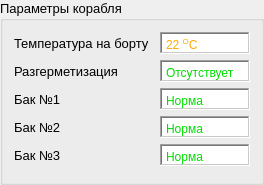
              <widget class="QGroupBox" name="groupBoxShipParameters">
               <property name="sizePolicy">
                <sizepolicy hsizetype="Preferred" vsizetype="Preferred">
                 <horstretch>0</horstretch>
                 <verstretch>0</verstretch>
                </sizepolicy>
               </property>
               <property name="minimumSize">
                <size>
                 <width>0</width>
                 <height>185</height>
                </size>
               </property>
               <property name="maximumSize">
                <size>
                 <width>16777215</width>
                 <height>185</height>
                </size>
               </property>
               <property name="font">
                <font>
                 <pointsize>10</pointsize>
                </font>
               </property>
               <property name="title">
                <string>Параметры корабля</string>
               </property>
               <layout class="QVBoxLayout" name="verticalLayout_10">
                <item>
                 <layout class="QHBoxLayout" name="layoutTemperature">
                  <item>
                   <widget class="QLabel" name="labelTemperature">
                    <property name="sizePolicy">
                     <sizepolicy hsizetype="Maximum" vsizetype="Preferred">
                      <horstretch>0</horstretch>
                      <verstretch>0</verstretch>
                     </sizepolicy>
                    </property>
                    <property name="minimumSize">
                     <size>
                      <width>140</width>
                      <height>0</height>
                     </size>
                    </property>
                    <property name="maximumSize">
                     <size>
                      <width>16777215</width>
                      <height>16777215</height>
                     </size>
                    </property>
                    <property name="text">
                     <string>Температура на борту</string>
                    </property>
                   </widget>
                  </item>
                  <item>
                   <widget class="QTextEdit" name="textEditTemperature">
                    <property name="sizePolicy">
                     <sizepolicy hsizetype="Preferred" vsizetype="Expanding">
                      <horstretch>0</horstretch>
                      <verstretch>0</verstretch>
                     </sizepolicy>
                    </property>
                    <property name="minimumSize">
                     <size>
                      <width>80</width>
                      <height>0</height>
                     </size>
                    </property>
                    <property name="maximumSize">
                     <size>
                      <width>90</width>
                      <height>22</height>
                     </size>
                    </property>
                    <property name="frameShape">
                     <enum>QFrame::WinPanel</enum>
                    </property>
                    <property name="verticalScrollBarPolicy">
                     <enum>Qt::ScrollBarAlwaysOff</enum>
                    </property>
                    <property name="horizontalScrollBarPolicy">
                     <enum>Qt::ScrollBarAlwaysOff</enum>
                    </property>
                    <property name="markdown">
                     <string>22 OC

</string>
                    </property>
                    <property name="html">
                     <string>&lt;!DOCTYPE HTML PUBLIC &quot;-//W3C//DTD HTML 4.0//EN&quot; &quot;http://www.w3.org/TR/REC-html40/strict.dtd&quot;&gt;
&lt;html&gt;&lt;head&gt;&lt;meta name=&quot;qrichtext&quot; content=&quot;1&quot; /&gt;&lt;meta charset=&quot;utf-8&quot; /&gt;&lt;style type=&quot;text/css&quot;&gt;
p, li { white-space: pre-wrap; }
hr { height: 1px; border-width: 0; }
li.unchecked::marker { content: &quot;\2610&quot;; }
li.checked::marker { content: &quot;\2612&quot;; }
&lt;/style&gt;&lt;/head&gt;&lt;body style=&quot; font-family:'Segoe UI'; font-size:10pt; font-weight:400; font-style:normal;&quot;&gt;
&lt;p style=&quot; margin-top:0px; margin-bottom:0px; margin-left:0px; margin-right:0px; -qt-block-indent:0; text-indent:0px;&quot;&gt;&lt;span style=&quot; font-size:9pt; color:#ffaa00;&quot;&gt;22 &lt;/span&gt;&lt;span style=&quot; font-size:9pt; color:#ffaa00; vertical-align:super;&quot;&gt;O&lt;/span&gt;&lt;span style=&quot; font-size:9pt; color:#ffaa00;&quot;&gt;C&lt;/span&gt;&lt;/p&gt;&lt;/body&gt;&lt;/html&gt;</string>
                    </property>
                   </widget>
                  </item>
                 </layout>
                </item>
                <item>
                 <layout class="QHBoxLayout" name="layoutDepressurization">
                  <item>
                   <widget class="QLabel" name="labelDepressurization">
                    <property name="sizePolicy">
                     <sizepolicy hsizetype="Maximum" vsizetype="Preferred">
                      <horstretch>0</horstretch>
                      <verstretch>0</verstretch>
                     </sizepolicy>
                    </property>
                    <property name="minimumSize">
                     <size>
                      <width>140</width>
                      <height>0</height>
                     </size>
                    </property>
                    <property name="maximumSize">
                     <size>
                      <width>16777215</width>
                      <height>16777215</height>
                     </size>
                    </property>
                    <property name="text">
                     <string>Разгерметизация</string>
                    </property>
                   </widget>
                  </item>
                  <item>
                   <widget class="QTextEdit" name="textEditDepressurization">
                    <property name="sizePolicy">
                     <sizepolicy hsizetype="Preferred" vsizetype="Expanding">
                      <horstretch>0</horstretch>
                      <verstretch>0</verstretch>
                     </sizepolicy>
                    </property>
                    <property name="minimumSize">
                     <size>
                      <width>80</width>
                      <height>0</height>
                     </size>
                    </property>
                    <property name="maximumSize">
                     <size>
                      <width>90</width>
                      <height>22</height>
                     </size>
                    </property>
                    <property name="frameShape">
                     <enum>QFrame::WinPanel</enum>
                    </property>
                    <property name="verticalScrollBarPolicy">
                     <enum>Qt::ScrollBarAlwaysOff</enum>
                    </property>
                    <property name="horizontalScrollBarPolicy">
                     <enum>Qt::ScrollBarAlwaysOff</enum>
                    </property>
                    <property name="markdown">
                     <string>Отсутствует

</string>
                    </property>
                    <property name="html">
                     <string>&lt;!DOCTYPE HTML PUBLIC &quot;-//W3C//DTD HTML 4.0//EN&quot; &quot;http://www.w3.org/TR/REC-html40/strict.dtd&quot;&gt;
&lt;html&gt;&lt;head&gt;&lt;meta name=&quot;qrichtext&quot; content=&quot;1&quot; /&gt;&lt;meta charset=&quot;utf-8&quot; /&gt;&lt;style type=&quot;text/css&quot;&gt;
p, li { white-space: pre-wrap; }
hr { height: 1px; border-width: 0; }
li.unchecked::marker { content: &quot;\2610&quot;; }
li.checked::marker { content: &quot;\2612&quot;; }
&lt;/style&gt;&lt;/head&gt;&lt;body style=&quot; font-family:'Segoe UI'; font-size:10pt; font-weight:400; font-style:normal;&quot;&gt;
&lt;p style=&quot; margin-top:0px; margin-bottom:0px; margin-left:0px; margin-right:0px; -qt-block-indent:0; text-indent:0px;&quot;&gt;&lt;span style=&quot; font-size:9pt; color:#00dc00;&quot;&gt;Отсутствует&lt;/span&gt;&lt;/p&gt;&lt;/body&gt;&lt;/html&gt;</string>
                    </property>
                   </widget>
                  </item>
                 </layout>
                </item>
                <item>
                 <layout class="QHBoxLayout" name="layoutTank1Status">
                  <item>
                   <widget class="QLabel" name="labelTank1Status">
                    <property name="sizePolicy">
                     <sizepolicy hsizetype="Maximum" vsizetype="Preferred">
                      <horstretch>0</horstretch>
                      <verstretch>0</verstretch>
                     </sizepolicy>
                    </property>
                    <property name="minimumSize">
                     <size>
                      <width>140</width>
                      <height>0</height>
                     </size>
                    </property>
                    <property name="maximumSize">
                     <size>
                      <width>16777215</width>
                      <height>16777215</height>
                     </size>
                    </property>
                    <property name="text">
                     <string>Бак №1</string>
                    </property>
                   </widget>
                  </item>
                  <item>
                   <widget class="QTextEdit" name="textEditTank1">
                    <property name="sizePolicy">
                     <sizepolicy hsizetype="Preferred" vsizetype="Expanding">
                      <horstretch>0</horstretch>
                      <verstretch>0</verstretch>
                     </sizepolicy>
                    </property>
                    <property name="minimumSize">
                     <size>
                      <width>80</width>
                      <height>0</height>
                     </size>
                    </property>
                    <property name="maximumSize">
                     <size>
                      <width>90</width>
                      <height>22</height>
                     </size>
                    </property>
                    <property name="frameShape">
                     <enum>QFrame::WinPanel</enum>
                    </property>
                    <property name="verticalScrollBarPolicy">
                     <enum>Qt::ScrollBarAlwaysOff</enum>
                    </property>
                    <property name="horizontalScrollBarPolicy">
                     <enum>Qt::ScrollBarAlwaysOff</enum>
                    </property>
                    <property name="markdown">
                     <string>Норма

</string>
                    </property>
                    <property name="html">
                     <string>&lt;!DOCTYPE HTML PUBLIC &quot;-//W3C//DTD HTML 4.0//EN&quot; &quot;http://www.w3.org/TR/REC-html40/strict.dtd&quot;&gt;
&lt;html&gt;&lt;head&gt;&lt;meta name=&quot;qrichtext&quot; content=&quot;1&quot; /&gt;&lt;meta charset=&quot;utf-8&quot; /&gt;&lt;style type=&quot;text/css&quot;&gt;
p, li { white-space: pre-wrap; }
hr { height: 1px; border-width: 0; }
li.unchecked::marker { content: &quot;\2610&quot;; }
li.checked::marker { content: &quot;\2612&quot;; }
&lt;/style&gt;&lt;/head&gt;&lt;body style=&quot; font-family:'Segoe UI'; font-size:10pt; font-weight:400; font-style:normal;&quot;&gt;
&lt;p style=&quot; margin-top:0px; margin-bottom:0px; margin-left:0px; margin-right:0px; -qt-block-indent:0; text-indent:0px;&quot;&gt;&lt;span style=&quot; font-size:9pt; color:#00dc00;&quot;&gt;Норма&lt;/span&gt;&lt;/p&gt;&lt;/body&gt;&lt;/html&gt;</string>
                    </property>
                   </widget>
                  </item>
                 </layout>
                </item>
                <item>
                 <layout class="QHBoxLayout" name="layoutTank2Status">
                  <item>
                   <widget class="QLabel" name="labelTank2Status">
                    <property name="sizePolicy">
                     <sizepolicy hsizetype="Maximum" vsizetype="Preferred">
                      <horstretch>0</horstretch>
                      <verstretch>0</verstretch>
                     </sizepolicy>
                    </property>
                    <property name="minimumSize">
                     <size>
                      <width>140</width>
                      <height>0</height>
                     </size>
                    </property>
                    <property name="maximumSize">
                     <size>
                      <width>16777215</width>
                      <height>16777215</height>
                     </size>
                    </property>
                    <property name="text">
                     <string>Бак №2</string>
                    </property>
                   </widget>
                  </item>
                  <item>
                   <widget class="QTextEdit" name="textEditTank2">
                    <property name="sizePolicy">
                     <sizepolicy hsizetype="Preferred" vsizetype="Expanding">
                      <horstretch>0</horstretch>
                      <verstretch>0</verstretch>
                     </sizepolicy>
                    </property>
                    <property name="minimumSize">
                     <size>
                      <width>80</width>
                      <height>0</height>
                     </size>
                    </property>
                    <property name="maximumSize">
                     <size>
                      <width>90</width>
                      <height>22</height>
                     </size>
                    </property>
                    <property name="frameShape">
                     <enum>QFrame::WinPanel</enum>
                    </property>
                    <property name="verticalScrollBarPolicy">
                     <enum>Qt::ScrollBarAlwaysOff</enum>
                    </property>
                    <property name="horizontalScrollBarPolicy">
                     <enum>Qt::ScrollBarAlwaysOff</enum>
                    </property>
                    <property name="markdown">
                     <string>Норма

</string>
                    </property>
                    <property name="html">
                     <string>&lt;!DOCTYPE HTML PUBLIC &quot;-//W3C//DTD HTML 4.0//EN&quot; &quot;http://www.w3.org/TR/REC-html40/strict.dtd&quot;&gt;
&lt;html&gt;&lt;head&gt;&lt;meta name=&quot;qrichtext&quot; content=&quot;1&quot; /&gt;&lt;meta charset=&quot;utf-8&quot; /&gt;&lt;style type=&quot;text/css&quot;&gt;
p, li { white-space: pre-wrap; }
hr { height: 1px; border-width: 0; }
li.unchecked::marker { content: &quot;\2610&quot;; }
li.checked::marker { content: &quot;\2612&quot;; }
&lt;/style&gt;&lt;/head&gt;&lt;body style=&quot; font-family:'Segoe UI'; font-size:10pt; font-weight:400; font-style:normal;&quot;&gt;
&lt;p style=&quot; margin-top:0px; margin-bottom:0px; margin-left:0px; margin-right:0px; -qt-block-indent:0; text-indent:0px;&quot;&gt;&lt;span style=&quot; font-size:9pt; color:#00dc00;&quot;&gt;Норма&lt;/span&gt;&lt;/p&gt;&lt;/body&gt;&lt;/html&gt;</string>
                    </property>
                   </widget>
                  </item>
                 </layout>
                </item>
                <item>
                 <layout class="QHBoxLayout" name="layoutTank3Status">
                  <item>
                   <widget class="QLabel" name="labelTank3Status">
                    <property name="sizePolicy">
                     <sizepolicy hsizetype="Maximum" vsizetype="Preferred">
                      <horstretch>0</horstretch>
                      <verstretch>0</verstretch>
                     </sizepolicy>
                    </property>
                    <property name="minimumSize">
                     <size>
                      <width>140</width>
                      <height>0</height>
                     </size>
                    </property>
                    <property name="maximumSize">
                     <size>
                      <width>16777215</width>
                      <height>16777215</height>
                     </size>
                    </property>
                    <property name="text">
                     <string>Бак №3</string>
                    </property>
                   </widget>
                  </item>
                  <item>
                   <widget class="QTextEdit" name="textEditTank3">
                    <property name="sizePolicy">
                     <sizepolicy hsizetype="Preferred" vsizetype="Expanding">
                      <horstretch>0</horstretch>
                      <verstretch>0</verstretch>
                     </sizepolicy>
                    </property>
                    <property name="minimumSize">
                     <size>
                      <width>80</width>
                      <height>0</height>
                     </size>
                    </property>
                    <property name="maximumSize">
                     <size>
                      <width>90</width>
                      <height>22</height>
                     </size>
                    </property>
                    <property name="frameShape">
                     <enum>QFrame::WinPanel</enum>
                    </property>
                    <property name="verticalScrollBarPolicy">
                     <enum>Qt::ScrollBarAlwaysOff</enum>
                    </property>
                    <property name="horizontalScrollBarPolicy">
                     <enum>Qt::ScrollBarAlwaysOff</enum>
                    </property>
                    <property name="markdown">
                     <string>Норма

</string>
                    </property>
                    <property name="html">
                     <string>&lt;!DOCTYPE HTML PUBLIC &quot;-//W3C//DTD HTML 4.0//EN&quot; &quot;http://www.w3.org/TR/REC-html40/strict.dtd&quot;&gt;
&lt;html&gt;&lt;head&gt;&lt;meta name=&quot;qrichtext&quot; content=&quot;1&quot; /&gt;&lt;meta charset=&quot;utf-8&quot; /&gt;&lt;style type=&quot;text/css&quot;&gt;
p, li { white-space: pre-wrap; }
hr { height: 1px; border-width: 0; }
li.unchecked::marker { content: &quot;\2610&quot;; }
li.checked::marker { content: &quot;\2612&quot;; }
&lt;/style&gt;&lt;/head&gt;&lt;body style=&quot; font-family:'Segoe UI'; font-size:10pt; font-weight:400; font-style:normal;&quot;&gt;
&lt;p style=&quot; margin-top:0px; margin-bottom:0px; margin-left:0px; margin-right:0px; -qt-block-indent:0; text-indent:0px;&quot;&gt;&lt;span style=&quot; font-size:9pt; color:#00dc00;&quot;&gt;Норма&lt;/span&gt;&lt;/p&gt;&lt;/body&gt;&lt;/html&gt;</string>
                    </property>
                   </widget>
                  </item>
                 </layout>
                </item>
               </layout>
              </widget>
